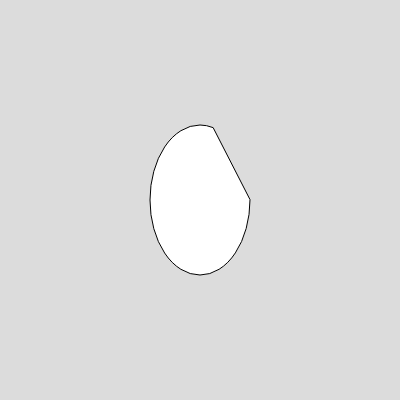
Frame 1 (no input)
Frame 60 (no input): identical to frame 1, image omitted
Frame 120 (the mouse pressed at the canvas centre since frame 60): identical to frame 1, image omitted

The p5.js sketch that drew this single still picture (run headless with seeded random() and noise() and a simulated clock; from frame 60 on, the mouse is pressed at the canvas centre):

// p5.js sketch
// ── sketch.js
function setup() {
  createCanvas(400, 400);
  angleMode(DEGREES);
}

function draw() {
  background(220);
  arc(200, 200, 100, 150, 0, 280, CHORD);
}

// look into reference section
